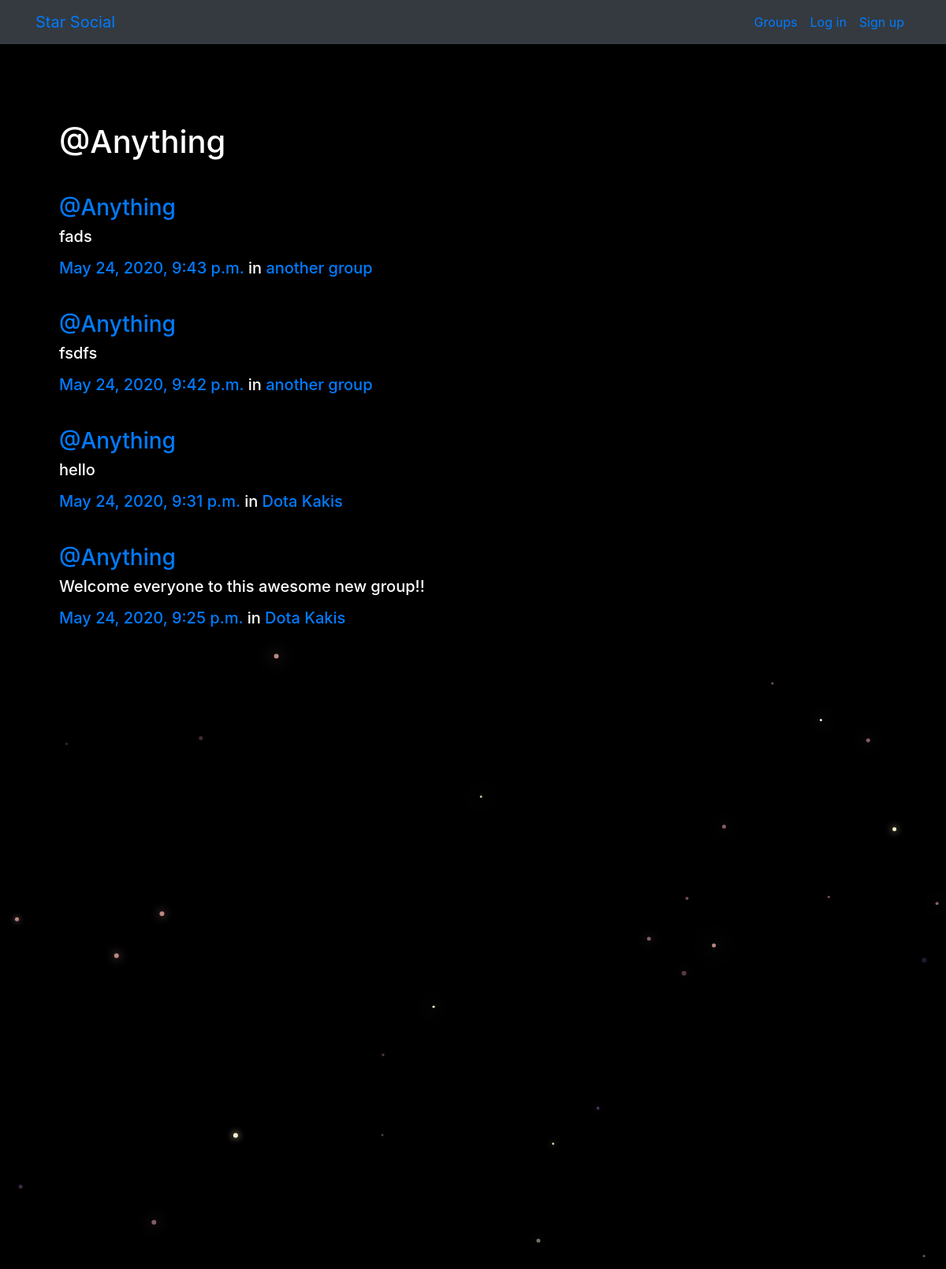
/posts/by/Anything/, run on an earlier commit of the app's database.
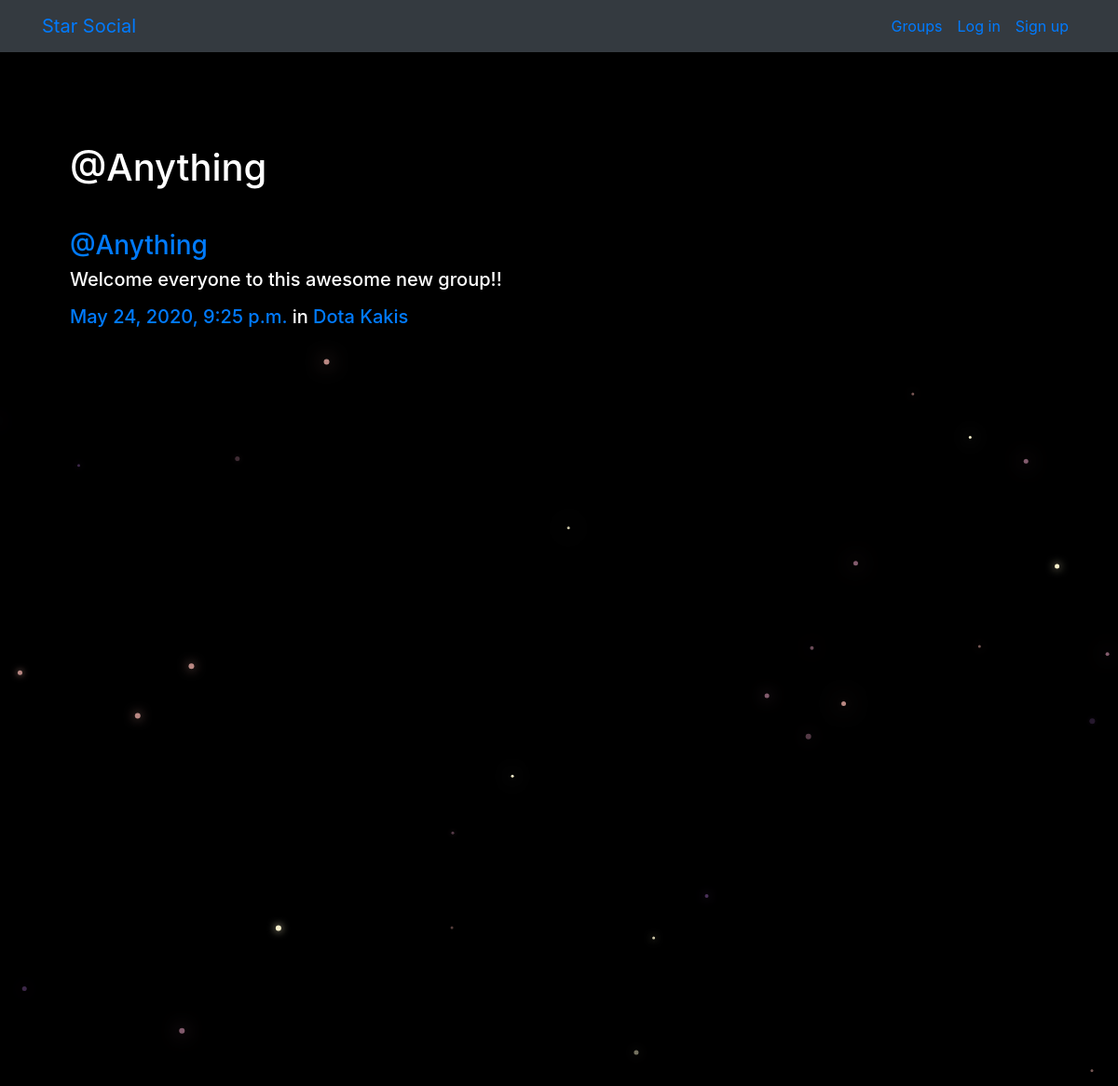
And on a later commit of the database.
### posts/models.py (models this page shows, shortened)
class Post(models.Model):
    user = models.ForeignKey(User,related_name='posts',on_delete=models.CASCADE)
    created_at = models.DateTimeField(auto_now=True)
    message = models.TextField()
    message_html = models.TextField(editable=False)
    group = models.ForeignKey(Group,related_name='posts',null=True,blank=True,on_delete=models.CASCADE)
    class Meta:
        ordering = ['-created_at']
        unique_together = ['user','message']

### groups/models.py (models this page shows, shortened)
class Group(models.Model):
    name = models.CharField(max_length=255,unique=True)
    slug = models.SlugField(allow_unicode=True,unique=True)
    description = models.TextField(blank=True,default='')
    description_html = models.TextField(editable=False,default='',blank=True)
    members = models.ManyToManyField(User,through='GroupMember')
    class Meta:
        ordering = ['name']

### posts/views.py (the view)
# urls.py: path('by/<username>/',views.UserPosts.as_view(),name="for_user"),
class UserPosts(generic.ListView):
    model = models.Post
    template_name = 'posts/user_post_list.html'
    def get_queryset(self):
        try:
            self.post_user = User.objects.prefetch_related('posts').get(username__iexact=self.kwargs.get('username'))
        except User.DoesNotExist:
            raise Http404
        else:
            return self.post_user.posts.all()
    def get_context_data(self,**kwargs):
        context = super().get_context_data(**kwargs)
        context['post_user'] = self.post_user
        return context

### posts/templates/posts/user_post_list.html
{% extends "posts/post_base.html" %}
{% block prepost %}
<div class="col-md-4">
  <h1>@{{post_user.username}}</h1>
</div>
{% endblock %}
{% block post_content %}
<div class="col-md-8">
  {% for post in post_list%}
  {% include "posts/_post.html" %}
  {% endfor %}
</div>
{% endblock %}

### posts/templates/posts/_post.html (shortened to what this page needs)
<div class="media">
	<div class="media-body">
		<h3 class="mr-5"><a href="{% url 'posts:for_user' username=post.user.username %}">@{{ post.user.username }}</a></h3>
		<h5>{{ post.message_html|safe }}
			<time class="time"><a href="{% url 'posts:single' username=post.user.username pk=post.pk %}">{{ post.created_at }}</a></time>
			{% if post.group %}
			<span class="group-name">in <a href="#">{{ post.group.name }}</a></span>
			{% endif %}
		</h5>
	</div>
</div>

What changed in the data, as far as the page shows it:
removed Post: user.username "Anything", message_html "fads", created_at "May 24, 2020, 9:43 p.m.", group.name "another group"
removed Post: user.username "Anything", message_html "fsdfs", created_at "May 24, 2020, 9:42 p.m.", group.name "another group"
removed Post: user.username "Anything", message_html "hello", created_at "May 24, 2020, 9:31 p.m.", group.name "Dota Kakis"
